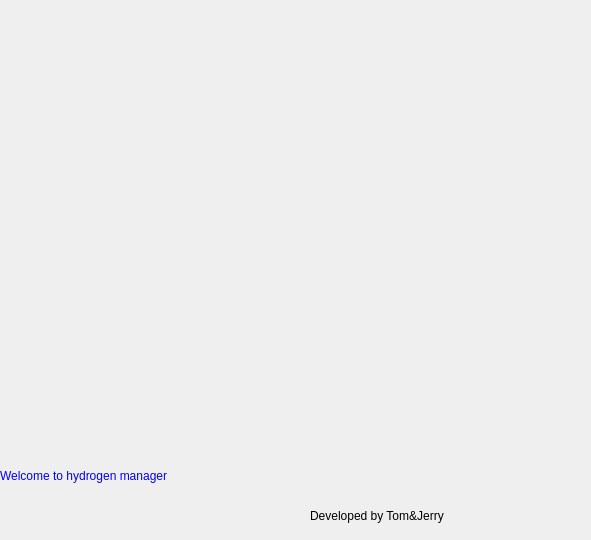
     <widget class="QWidget" name="Component_page">
      <property name="maximumSize">
       <size>
        <width>600</width>
        <height>600</height>
       </size>
      </property>
      <property name="styleSheet">
       <string notr="true"/>
      </property>
      <widget class="QLabel" name="label_11">
       <property name="geometry">
        <rect>
         <x>0</x>
         <y>30</y>
         <width>582</width>
         <height>401</height>
        </rect>
       </property>
       <property name="text">
        <string/>
       </property>
       <property name="pixmap">
        <pixmap resource="../Images.qrc">:/GUI/Images/Green-hydrogen-scaled.jpg</pixmap>
       </property>
       <property name="scaledContents">
        <bool>true</bool>
       </property>
      </widget>
      <widget class="QLabel" name="label_12">
       <property name="geometry">
        <rect>
         <x>0</x>
         <y>460</y>
         <width>331</width>
         <height>31</height>
        </rect>
       </property>
       <property name="styleSheet">
        <string notr="true">font: 14pt &quot;MS Shell Dlg 2&quot;;
color: rgb(0, 0, 255);</string>
       </property>
       <property name="text">
        <string>Welcome to hydrogen manager</string>
       </property>
      </widget>
      <widget class="QLabel" name="label_13">
       <property name="geometry">
        <rect>
         <x>310</x>
         <y>500</y>
         <width>241</width>
         <height>31</height>
        </rect>
       </property>
       <property name="styleSheet">
        <string notr="true">font: 14pt &quot;MS Shell Dlg 2&quot;;</string>
       </property>
       <property name="text">
        <string>Developed by Tom&amp;Jerry</string>
       </property>
      </widget>
     </widget>
